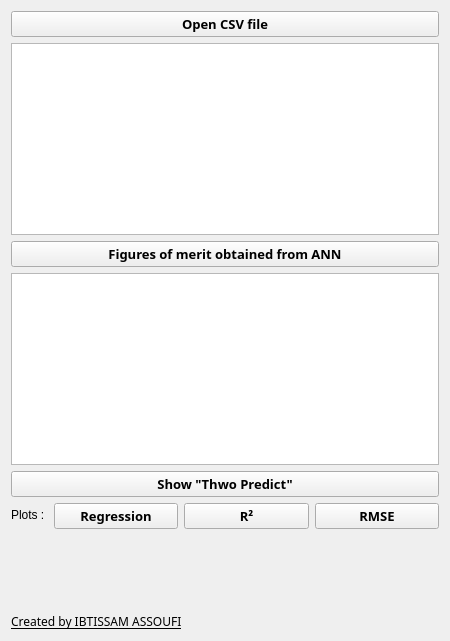
<?xml version="1.0" encoding="UTF-8"?>
<ui version="4.0">
 <class>Form</class>
 <widget class="QWidget" name="Form">
  <property name="geometry">
   <rect>
    <x>0</x>
    <y>0</y>
    <width>450</width>
    <height>641</height>
   </rect>
  </property>
  <property name="windowTitle">
   <string>Form</string>
  </property>
  <layout class="QFormLayout" name="formLayout">
   <item row="0" column="0" colspan="2">
    <widget class="QPushButton" name="push">
     <property name="font">
      <font>
       <family>Segoe Print</family>
       <pointsize>10</pointsize>
       <weight>75</weight>
       <bold>true</bold>
      </font>
     </property>
     <property name="text">
      <string>Open CSV file</string>
     </property>
    </widget>
   </item>
   <item row="2" column="0" colspan="2">
    <widget class="QTextBrowser" name="textBrowser"/>
   </item>
   <item row="3" column="0" colspan="2">
    <widget class="QPushButton" name="push1">
     <property name="font">
      <font>
       <family>Segoe Print</family>
       <pointsize>10</pointsize>
       <weight>75</weight>
       <bold>true</bold>
      </font>
     </property>
     <property name="text">
      <string>Figures of merit obtained from ANN</string>
     </property>
    </widget>
   </item>
   <item row="5" column="0" colspan="2">
    <widget class="QTextBrowser" name="textBrowser_2"/>
   </item>
   <item row="6" column="0" colspan="2">
    <widget class="QPushButton" name="push4">
     <property name="font">
      <font>
       <family>Segoe Print</family>
       <pointsize>10</pointsize>
       <weight>75</weight>
       <bold>true</bold>
      </font>
     </property>
     <property name="text">
      <string>Show &quot;Thwo Predict&quot;</string>
     </property>
    </widget>
   </item>
   <item row="7" column="0">
    <widget class="QLabel" name="label_2">
     <property name="text">
      <string>Plots : </string>
     </property>
    </widget>
   </item>
   <item row="7" column="1">
    <layout class="QHBoxLayout" name="horizontalLayout">
     <item>
      <widget class="QPushButton" name="push2">
       <property name="font">
        <font>
         <family>Segoe Script</family>
         <pointsize>10</pointsize>
         <weight>75</weight>
         <bold>true</bold>
        </font>
       </property>
       <property name="text">
        <string>Regression</string>
       </property>
      </widget>
     </item>
     <item>
      <widget class="QPushButton" name="push5">
       <property name="font">
        <font>
         <family>Segoe Print</family>
         <pointsize>10</pointsize>
         <weight>75</weight>
         <bold>true</bold>
        </font>
       </property>
       <property name="text">
        <string>R²</string>
       </property>
      </widget>
     </item>
     <item>
      <widget class="QPushButton" name="push3">
       <property name="font">
        <font>
         <family>Segoe Print</family>
         <pointsize>10</pointsize>
         <weight>75</weight>
         <bold>true</bold>
        </font>
       </property>
       <property name="text">
        <string>RMSE</string>
       </property>
      </widget>
     </item>
    </layout>
   </item>
   <item row="9" column="0" colspan="2">
    <widget class="QLabel" name="label">
     <property name="font">
      <font>
       <family>Segoe Script</family>
       <weight>50</weight>
       <bold>false</bold>
       <underline>true</underline>
      </font>
     </property>
     <property name="text">
      <string>Created by IBTISSAM ASSOUFI</string>
     </property>
    </widget>
   </item>
   <item row="8" column="1">
    <spacer name="verticalSpacer">
     <property name="orientation">
      <enum>Qt::Vertical</enum>
     </property>
     <property name="sizeHint" stdset="0">
      <size>
       <width>20</width>
       <height>40</height>
      </size>
     </property>
    </spacer>
   </item>
  </layout>
 </widget>
 <resources/>
 <connections/>
</ui>
